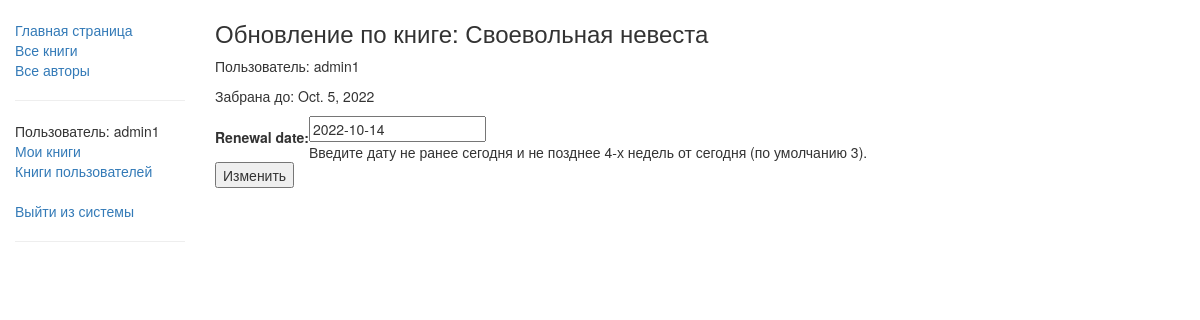
/catalog/book/c3ffc973-3c93-4954-be66-09e4e1e93880/ (signed in), run on the app's committed database.
### catalog/models.py (models this page shows, shortened)
class BookInstance(models.Model):
    id = models.UUIDField(primary_key=True,
                        default=uuid.uuid4,
                        help_text='Уникальный номер для данного экземпляра по всей библиотеке')
    book = models.ForeignKey(Book, on_delete=models.SET_NULL, null=True)
    imprint = models.CharField(max_length=200)
    due_back = models.DateField(null=True, blank=True)
    borrower = models.ForeignKey(User, on_delete=models.SET_NULL, null=True, blank=True)
    LOAN_STATUS = (
        ('m', 'На обслуживании'),
        ('o', 'На руках'),
        ('a', 'Доступна'),
        ('r', 'Зарезервирована')
    )
    status = models.CharField(max_length=1,
                            choices=LOAN_STATUS,
                            blank=True,
                            default='m',
                            help_text='Доступность книги')
    class Meta:
        ordering = ['due_back']
        permissions = [('can_mark_returned', 'Set book as returned')]
    @property
    def is_overdue(self):
        if self.due_back and date.today() > self.due_back:
            return True
        return False

class Book(models.Model):
    title = models.CharField(max_length=200)
    author = models.ForeignKey('Author',
                                on_delete=models.SET_NULL,
                                null=True)
    summary = models.TextField(max_length=1000,
                                help_text='Введите краткое описание книги')
    isbn = models.CharField('ISBN', max_length=13,
                            help_text='13 символов <a href="https://www.isbn-international.org/content/what-isbn">ISBN номер</a>')
    genre = models.ManyToManyField(Genre, help_text='Выберите жанр книги')
    def display_genre(self):
        """Получаем текстовое название жанра для панели администратора"""
        return ', '.join([genre.name for genre in self.genre.all()[:3]])
    display_genre.short_description = 'Genre'
    class Meta:
        permissions = [('can_create_book', 'Can create/update/delete book')]

### catalog/views.py (the view)
# urls.py: re_path(r'^book/(?P<pk>[-\w]+)/$', views.renew_book_librariran, name='renew-book-librariran'),
@permission_required('catalog.can_mark_returned')
def renew_book_librariran(request, pk):
    book_inst = get_object_or_404(BookInstance, pk=pk)
    if request.method == 'POST':
        form = RenewBookForm(request.POST)
        if form.is_valid():
            book_inst.due_back = form.cleaned_data['renewal_date']
            book_inst.save()
            return HttpResponseRedirect(reverse('userbooks'))
    else:
        proposed_renewal_date = datetime.date.today() + datetime.timedelta(weeks=3)
        form = RenewBookForm(initial={'renewal_date': proposed_renewal_date})
    return render(request, 'book_renew_librarian.html', {'form': form, 'bookinst': book_inst})

### catalog/forms.py (shortened to what this page needs)
class RenewBookForm(forms.Form):
    renewal_date = forms.DateField(help_text='Введите дату не ранее сегодня и не позднее 4-х недель от сегодня (по умолчанию 3).', input_formats=['%Y-%m-%d'])

### catalog/templates/book_renew_librarian.html (shortened to what this page needs)
{% extends 'base.html' %}
{% block content %}
    <h3>Обновление по книге: {{ bookinst.book.title }}</h3>
    <p>Пользователь: {{ bookinst.borrower }}</p>
    <p{% if bookinst.is_overdue %} class="text-danger"{% endif %}>Забрана до: {{ bookinst.due_back }}</p>
    <form action="" method="post">
        <table>
            {{ form }}
        </table>
        <input type="submit" value="Изменить">
    </form>
{% endblock %}

### catalog/templates/base.html (shortened to what this page needs)
<!DOCTYPE html>
<html lang="en">
<head>
    <link rel="stylesheet" href="https://maxcdn.bootstrapcdn.com/bootstrap/3.3.7/css/bootstrap.min.css">
    {% load static %}
    <link rel="stylesheet" href="{% static 'css/styles.css' %}">
</head>
<body>
    <div class="container-fluid">
        <div class="row">
            <div class="col-sm-2">
                {% block sidebar %}
                    <ul class="sidebar-nav">
                        <li><a href="{% url 'index' %}">Главная страница</a></li>
                        <li><a href="{% url 'books' %}">Все книги</a></li>
                        <li><a href="{% url 'authors' %}">Все авторы</a></li>
                        <hr>
                        {%  if user.is_authenticated %}
                            <li>Пользователь: {{ user.get_username }}</li>
                            <li><a href="{% url 'my-borrowed' %}">Мои книги</a></li>
                            {% if perms.app_label.can_mark_returned %}
                                <li><a href="{% url 'userbooks' %}">Книги пользователей</a></li>
                            {% endif %}
                            <br>
                            <li><a href="{% url 'logout' %}?next={{ request.path }}">Выйти из системы</a></li>
                            <hr>
                        {% else %}
                            <li><a href="{% url 'login' %}?next={{ request.path }}">Авторизация</a></li>
                        {% endif %}
                    </ul>
                {% endblock %}
            </div>
            <div class="col-sm-10">
                {% block content %}
                {% endblock %}
            </div>
        </div>
    </div>
</body>
</html>

### catalog/static/css/styles.css (style rules this page uses)
.sidebar-nav { margin-top: 20px; padding: 0; list-style: none; }

### data on the page
BookInstance: book "Своевольная невеста", borrower "admin1", due_back "Oct. 5, 2022"

### other printed values
{{ user.get_username }} "admin1"
